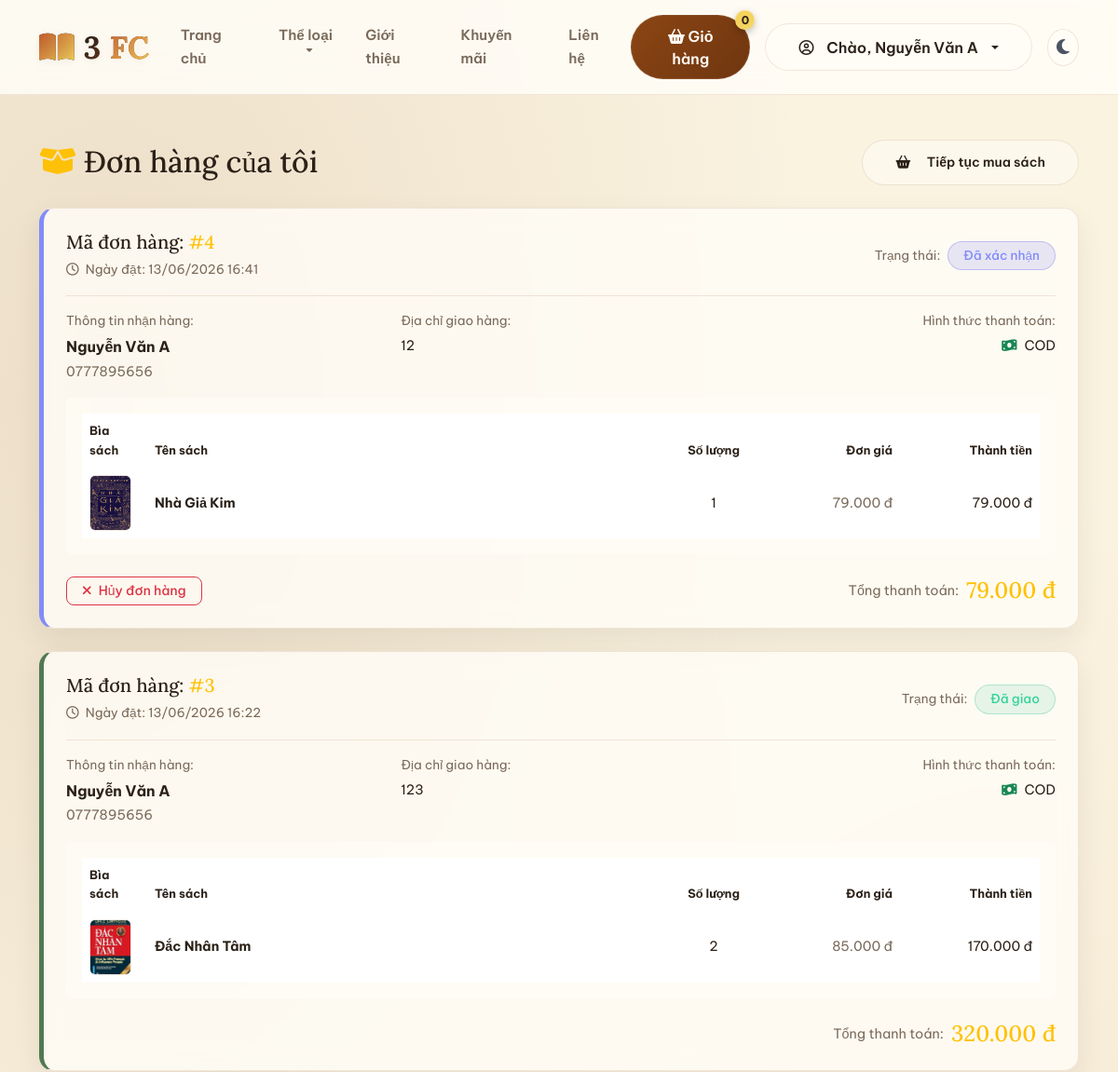
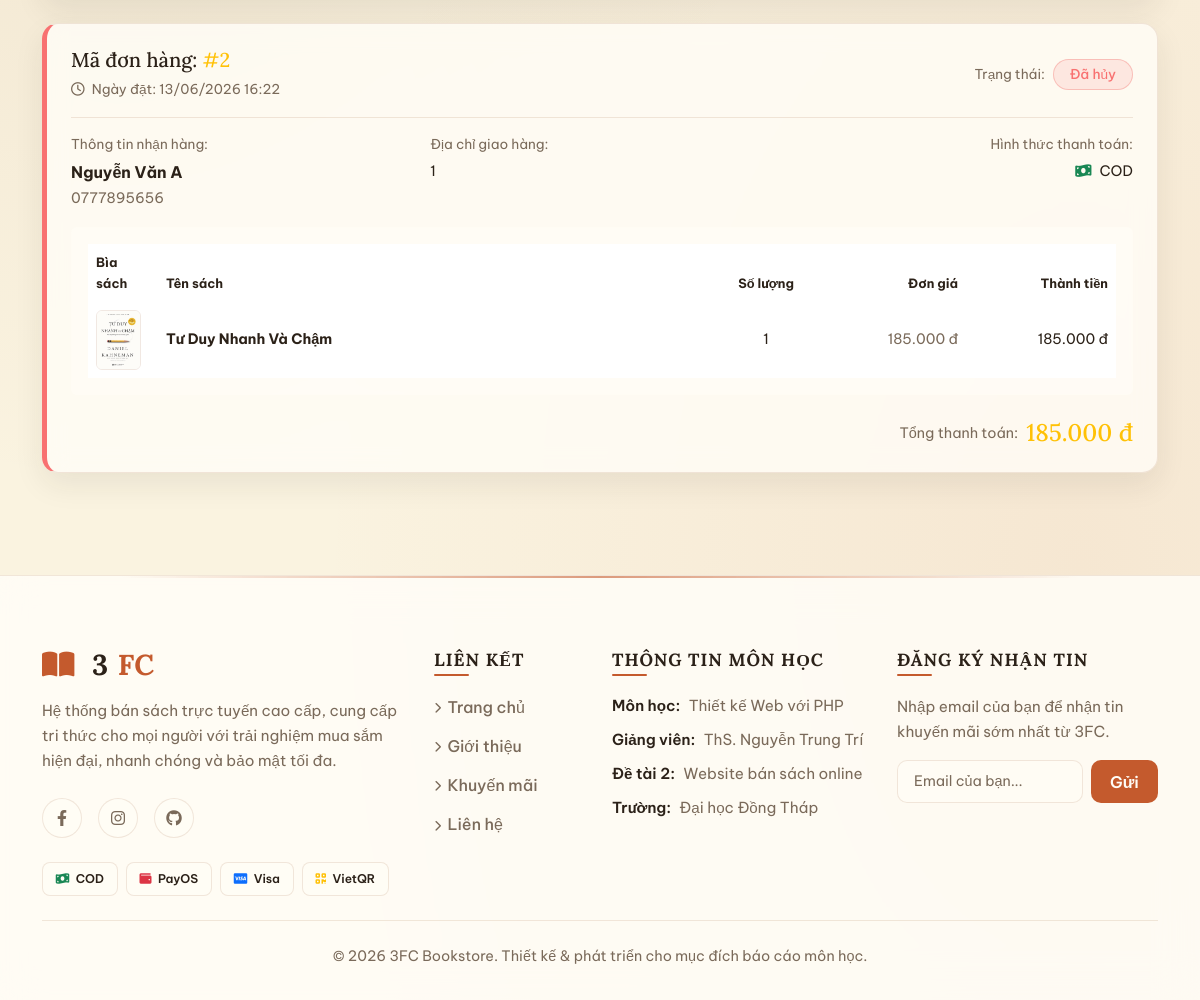
Page /orders.php (signed in) on the committed database (2 pictures, top to bottom).
### tables this page shows
CREATE TABLE `orders` (
  `id` int(11) NOT NULL,
  `user_id` int(11) NOT NULL,
  `total_price` decimal(10,2) NOT NULL,
  `customer_name` varchar(100) NOT NULL,
  `customer_phone` varchar(15) NOT NULL,
  `customer_address` text NOT NULL,
  `status` varchar(50) NOT NULL DEFAULT 'Chờ xác nhận',
  `payment_method` varchar(50) NOT NULL DEFAULT 'COD',
  `created_at` timestamp NOT NULL DEFAULT current_timestamp()
);

CREATE TABLE `order_details` (
  `id` int(11) NOT NULL,
  `order_id` int(11) NOT NULL,
  `book_id` int(11) NOT NULL,
  `quantity` int(11) NOT NULL,
  `price` decimal(10,2) NOT NULL
);

CREATE TABLE `books` (
  `id` int(11) NOT NULL,
  `title` varchar(255) NOT NULL,
  `author` varchar(150) NOT NULL,
  `category_id` int(11) NOT NULL,
  `price` decimal(10,2) NOT NULL,
  `image` varchar(255) DEFAULT NULL,
  `description` text DEFAULT NULL,
  `featured` tinyint(1) DEFAULT 0,
  `quantity` int(11) DEFAULT 10
);

### includes/db_helper.php (called while the page is built, shortened)
<?php
class DatabaseConnection implements DatabaseConnectionInterface {
    private ?PDO $pdo = null;
    public function getConnection(): PDO {
        if ($this->pdo === null) {
            try {
                $this->pdo = new PDO("mysql:host=" . DB_HOST . ";dbname=" . DB_NAME . ";charset=utf8mb4", DB_USER, DB_PASS);
                $this->pdo->setAttribute(PDO::ATTR_ERRMODE, PDO::ERRMODE_EXCEPTION);
            } catch (PDOException $e) {
                die("Kết nối CSDL MySQL thất bại: " . $e->getMessage());
            }
        }
        return $this->pdo;
    }
}
$dbConnectionManager = new DatabaseConnection();
class OrderRepository {
    private PDO $db;
    public function __construct(DatabaseConnectionInterface $connectionManager) {
        $this->db = $connectionManager->getConnection();
    }
    public function getOrdersByUser(int $user_id): array {
        try {
            $stmt = $this->db->prepare("SELECT * FROM orders WHERE user_id = :user_id ORDER BY id DESC");
            $stmt->execute(['user_id' => $user_id]);
            $orders = $stmt->fetchAll(PDO::FETCH_ASSOC);
            foreach ($orders as &$order) {
                $stmt_details = $this->db->prepare("
                    SELECT od.book_id, od.quantity, od.price, b.title, b.image
                    FROM order_details od
                    JOIN books b ON od.book_id = b.id
                    WHERE od.order_id = :order_id
                ");
                $stmt_details->execute(['order_id' => $order['id']]);
                $order['items'] = $stmt_details->fetchAll(PDO::FETCH_ASSOC);
            }
            return $orders;
        } catch (PDOException $e) {
            return [];
        }
    }
}
$orderRepo = new OrderRepository($dbConnectionManager);
function get_orders_by_user($user_id) {
    global $orderRepo;
    return $orderRepo->getOrdersByUser((int)$user_id);
}
?>

### public/orders.php (the view, shortened to what this page needs)
<?php
require_once __DIR__ . '/../includes/db_helper.php';
$user_id = $_SESSION['user_id'];
$orders = get_orders_by_user($user_id);
require_once __DIR__ . '/../includes/header.php';
?>
<div class="container my-5">
    <div class="d-flex justify-content-between align-items-center mb-4 flex-wrap gap-3">
        <h2 class="section-title mb-0"><i class="fas fa-box-open text-warning me-2"></i>Đơn hàng của tôi</h2>
        <a href="index.php" class="btn btn-secondary-custom btn-sm"><i class="fas fa-shopping-basket me-2"></i>Tiếp tục mua sách</a>
    </div>
    <?php if (empty($orders)): ?>
        <div class="glass-panel text-center p-5">
            <i class="fas fa-receipt text-muted fa-4x mb-3"></i>
            <h4 class="text-white">Bạn chưa đặt đơn hàng nào</h4>
            <p class="text-muted">Hãy lựa chọn cho mình những cuốn sách ưng ý nhất và tiến hành thanh toán nhé.</p>
            <a href="index.php" class="btn btn-primary-custom mt-3"><i class="fas fa-home me-2"></i>Xem danh sách sách</a>
        </div>
    <?php else: ?>
        <div class="row">
            <div class="col-12">
                <?php foreach ($orders as $order):
                    $status_style = 'background: rgba(255, 255, 255, 0.05); color: #94a3b8; border: 1px solid rgba(255, 255, 255, 0.15);';
                    if ($order['status'] === 'Chờ thanh toán') {
                        $status_style = 'background: rgba(236, 72, 153, 0.1); color: #f472b6; border: 1px solid rgba(236, 72, 153, 0.25);';
                    } elseif ($order['status'] === 'Chờ xác nhận') {
                        $status_style = 'background: rgba(255, 183, 3, 0.1); color: #ffb703; border: 1px solid rgba(255, 183, 3, 0.25);';
                    } elseif ($order['status'] === 'Đã xác nhận') {
                        $status_style = 'background: rgba(99, 102, 241, 0.15); color: #818cf8; border: 1px solid rgba(99, 102, 241, 0.3);';
                    } elseif ($order['status'] === 'Đang giao') {
                        $status_style = 'background: rgba(59, 130, 246, 0.15); color: #60a5fa; border: 1px solid rgba(59, 130, 246, 0.3);';
                    } elseif ($order['status'] === 'Đã giao') {
                        $status_style = 'background: rgba(16, 185, 129, 0.1); color: #34d399; border: 1px solid rgba(16, 185, 129, 0.25);';
                    } elseif ($order['status'] === 'Đã hủy') {
                        $status_style = 'background: rgba(239, 68, 68, 0.1); color: #f87171; border: 1px solid rgba(239, 68, 68, 0.25);';
                    }
                    $pm_icon = 'fa-money-bill-wave text-success';
                ?>
                    <div class="glass-panel p-4 mb-4 order-card status-<?php echo ($order['status'] === 'Chờ thanh toán' ? 'pending-payment' : ($order['status'] === 'Chờ xác nhận' ? 'pending-confirm' : ($order['status'] === 'Đã xác nhận' ? 'confirmed' : ($order['status'] === 'Đang giao' ? 'shipping' : ($order['status'] === 'Đã giao' ? 'delivered' : 'cancelled'))))); ?>">
                        <div class="d-flex justify-content-between align-items-center mb-3 pb-3 border-bottom flex-wrap gap-2" style="border-color: var(--glass-border) !important;">
                            <div>
                                <h5 class="text-white mb-1">Mã đơn hàng: <span class="text-warning">#<?php echo $order['id']; ?></span></h5>
                                <span class="text-muted" style="font-size: 0.85rem;"><i class="far fa-clock me-1"></i> Ngày đặt: <?php echo date('d/m/Y H:i', strtotime($order['created_at'])); ?></span>
                            </div>
                            <div class="d-flex align-items-center gap-3">
                                <div>
                                    <span class="text-muted" style="font-size: 0.85rem;">Trạng thái:</span>
                                    <span class="badge px-3 py-2 ms-1" style="<?php echo $status_style; ?>; font-size: 0.85rem; font-weight: 500; border-radius: 50px;">
                                        <?php echo htmlspecialchars($order['status']); ?>
                                    </span>
                                </div>
                            </div>
                        </div>
                        <div class="row mb-3 g-3">
                            <div class="col-md-4">
                                <span class="text-muted d-block" style="font-size: 0.85rem;">Thông tin nhận hàng:</span>
                                <strong class="text-white d-block mt-1"><?php echo htmlspecialchars($order['customer_name']); ?></strong>
                                <span class="text-muted" style="font-size: 0.9rem;"><?php echo htmlspecialchars($order['customer_phone']); ?></span>
                            </div>
                            <div class="col-md-5">
                                <span class="text-muted d-block" style="font-size: 0.85rem;">Địa chỉ giao hàng:</span>
                                <span class="text-white d-block mt-1" style="font-size: 0.9rem;"><?php echo htmlspecialchars($order['customer_address']); ?></span>
                            </div>
                            <div class="col-md-3 text-md-end">
                                <span class="text-muted d-block" style="font-size: 0.85rem;">Hình thức thanh toán:</span>
                                <span class="text-white d-inline-block mt-1" style="font-size: 0.9rem;">
                                    <i class="fas <?php echo $pm_icon; ?> me-2"></i><?php echo htmlspecialchars($order['payment_method']); ?>
                                </span>
                            </div>
                        </div>
                        <div class="bg-black bg-opacity-20 p-3 rounded" style="border: 1px solid rgba(255, 255, 255, 0.03);">
                            <div class="table-responsive">
                                <table class="table table-borderless text-white align-middle mb-0">
                                    <thead>
                                        <tr class="text-muted" style="font-size: 0.8rem; border-bottom: 1px solid rgba(255,255,255,0.05);">
                                            <th scope="col" style="width: 70px;">Bìa sách</th>
                                            <th scope="col">Tên sách</th>
                                            <th scope="col" class="text-center" style="width: 100px;">Số lượng</th>
                                            <th scope="col" class="text-end" style="width: 150px;">Đơn giá</th>
                                            <th scope="col" class="text-end" style="width: 150px;">Thành tiền</th>
                                        </tr>
                                    </thead>
                                    <tbody>
                                        <?php foreach ($order['items'] as $item): ?>
                                            <tr style="font-size: 0.9rem;">
                                                <td>
                                                    <img src="<?php echo htmlspecialchars(!empty($item['image']) ? ((strpos($item['image'], 'http') === 0 || strpos($item['image'], 'uploads/') === 0) ? $item['image'] : 'uploads/' . $item['image']) : 'https://images.unsplash.com/photo-1543002588-bfa74002ed7e?q=80&w=500'); ?>" class="order-book-img" alt="<?php echo htmlspecialchars($item['title']); ?>">
                                                </td>
                                                <td>
                                                    <strong class="text-white"><?php echo htmlspecialchars($item['title']); ?></strong>
                                                </td>
                                                <td class="text-center"><?php echo $item['quantity']; ?></td>
                                                <td class="text-end text-muted"><?php echo number_format($item['price'], 0, ',', '.'); ?> đ</td>
                                                <td class="text-end text-white font-weight-500"><?php echo number_format($item['price'] * $item['quantity'], 0, ',', '.'); ?> đ</td>
                                            </tr>
                                        <?php endforeach; ?>
                                    </tbody>
                                </table>
                            </div>
                        </div>
                        <div class="d-flex justify-content-between align-items-center mt-3 pt-2 flex-wrap gap-2">
                            <div>
                                <?php if (($order['status'] === 'Chờ xác nhận' || $order['status'] === 'Đã xác nhận') && !($order['payment_method'] === 'PayOS' && $order['status'] === 'Đã xác nhận')): ?>
                                    <form action="orders.php" method="POST" onsubmit="return confirm('Bạn có chắc chắn muốn hủy đơn hàng này không? Sách sẽ được hoàn trả vào kho.');" class="d-inline">
                                        <button type="submit" class="btn btn-sm btn-outline-danger px-3 py-1" style="border-radius: 8px; font-weight: 500;">
                                            <i class="fas fa-times me-1"></i> Hủy đơn hàng
                                        </button>
                                    </form>
                                <?php endif; ?>
                            </div>
                            <div class="d-flex align-items-center gap-2">
                                <span class="text-muted" style="font-size: 0.9rem;">Tổng thanh toán:</span>
                                <h4 class="text-warning font-weight-700 mb-0"><?php echo number_format($order['total_price'], 0, ',', '.'); ?> đ</h4>
                            </div>
                        </div>
                    </div>
                <?php endforeach; ?>
            </div>
        </div>
    <?php endif; ?>
</div>
<?php
require_once __DIR__ . '/../includes/footer.php';
?>

### public/assets/css/style.css (style rules this page uses)
:root { --font-heading: "Lora", Georgia, serif; --font-body: "Be Vietnam Pro", sans-serif; --transition-smooth: all 0.3s cubic-bezier(0.4, 0, 0.2, 1); --text: var(--text-main); --background: var(--bg-primary); --primary: var(--primary-color); --secondary: var(--secondary-color); --accent: var(--accent-color); }
:root, :root[data-theme="light"] { --bg-primary: #faf3e0; --bg-secondary: #fffdf7; --surface-elevated: rgba(255, 253, 247, 0.86); --surface-subtle: rgba(255, 253, 247, 0.52); --surface-strong: rgba(255, 253, 247, 0.94); --text-main: #2b2118; --text-muted: #7a6a5a; --primary-color: #8b4513; --primary-hover: #6f3610; --secondary-color: #f4d35e; --accent-color: #c45a2d; --accent-hover: #a94722; --button-text: #fffdf7; --badge-text: #2b2118; --glass-bg: rgba(255, 253, 247, 0.82); --glass-border: rgba(139, 69, 19, 0.12); --glass-highlight: rgba(244, 211, 94, 0.28); --border-color: #e6d8c3; --success-color: #4f7a52; --danger-color: #b94a48; --warning-color: #f4d35e; --success-bg: rgba(79, 122, 82, 0.1); --success-border: rgba(79, 122, 82, 0.22); --danger-bg: rgba(185, 74, 72, 0.1); --danger-border: rgba(185, 74, 72, 0.22); --price-color: #c45a2d; --card-shadow: 0 12px 30px rgba(43, 33, 24, 0.08); --page-glow-primary: rgba(139, 69, 19, 0.12); --page-glow-accent: rgba(196, 90, 45, 0.08); }
* { box-sizing: border-box; }
html { scroll-behavior: smooth; }
body { background-color: var(--bg-primary); background-image: radial-gradient(at 10% 20%, var(--page-glow-primary) 0px, transparent 50%), radial-gradient(at 90% 80%, var(--page-glow-accent) 0px, transparent 50%); background-attachment: fixed; color: var(--text-main); font-family: var(--font-body); font-size: 16px; line-height: 1.6; margin: 0; padding: 0; min-height: 100vh; display: flex; flex-direction: column; overflow-x: hidden; }
a { color: inherit; }
img { max-width: 100%; display: block; }
h1, h2, h3, h4, h5, h6 { font-family: var(--font-heading); color: var(--text-main); }
.text-white, h1.text-white, h2.text-white, h3.text-white, h4.text-white, h5.text-white, h6.text-white, strong.text-white, span.text-white, td.text-white { color: var(--text-main) !important; }
.glass-panel { background: var(--glass-bg); backdrop-filter: blur(12px); -webkit-backdrop-filter: blur(12px); border: 1px solid var(--glass-border); border-radius: 16px; box-shadow: var(--card-shadow); }
.btn-secondary-custom { background: var(--surface-subtle); border: 1px solid var(--glass-border); color: var(--text-main); padding: 0.8rem 2.2rem; border-radius: 50px; font-weight: 600; transition: var(--transition-smooth); text-decoration: none; display: inline-flex; align-items: center; justify-content: center; gap: 0.6rem; }
.table { color: var(--text-main); }
.table th { color: var(--text-main); border-color: var(--border-color); }
.table td { color: var(--text-muted); border-color: var(--border-color); }
.glass-panel, .order-box, .order-card { color: var(--text-main) !important; }
.glass-panel .text-white:not(.btn):not(.badge):not(.alert), .order-box .text-white:not(.btn):not(.badge):not(.alert), .order-card .text-white:not(.btn):not(.badge):not(.alert) { color: var(--text-main) !important; }
.glass-panel .text-muted:not(.btn):not(.badge), .order-box .text-muted:not(.btn):not(.badge), .order-card .text-muted:not(.btn):not(.badge), .text-muted { color: var(--text-muted) !important; }
.glass-panel table, .order-box table, .order-card table { color: var(--text-main) !important; }
.glass-panel table td, .glass-panel table th, .order-box table td, .order-box table th, .order-card table td, .order-card table th { color: var(--text-main) !important; }
.glass-panel table td.text-muted, .glass-panel table th.text-muted, .order-box table td.text-muted, .order-box table th.text-muted, .order-card table td.text-muted, .order-card table th.text-muted { color: var(--text-muted) !important; }

### rows in the picture
orders: id "4", created_at "13/06/2026 16:41", status "Đã xác nhận", customer_name "Nguyễn Văn A", customer_phone "0777895656", customer_address "12", payment_method "COD", total_price "79.000"
order_details: book.image (picture), book.title "Nhà Giả Kim", quantity "1", price "79.000", $item['price'] * $item['quantity'] "79.000"
orders: id "3", created_at "13/06/2026 16:22", status "Đã giao", customer_name "Nguyễn Văn A", customer_phone "0777895656", customer_address "123", payment_method "COD", total_price "320.000"
order_details: book.image (picture), book.title "Đắc Nhân Tâm", quantity "2", price "85.000", $item['price'] * $item['quantity'] "170.000"
orders: id "2", created_at "13/06/2026 16:22", status "Đã hủy", customer_name "Nguyễn Văn A", customer_phone "0777895656", customer_address "1", payment_method "COD", total_price "185.000"
order_details: book.image (picture), book.title "Tư Duy Nhanh Và Chậm", quantity "1", price "185.000", $item['price'] * $item['quantity'] "185.000"

### other values in the picture
get_cart_count() "0"
$_SESSION['user_name'] "Nguyễn Văn A"
